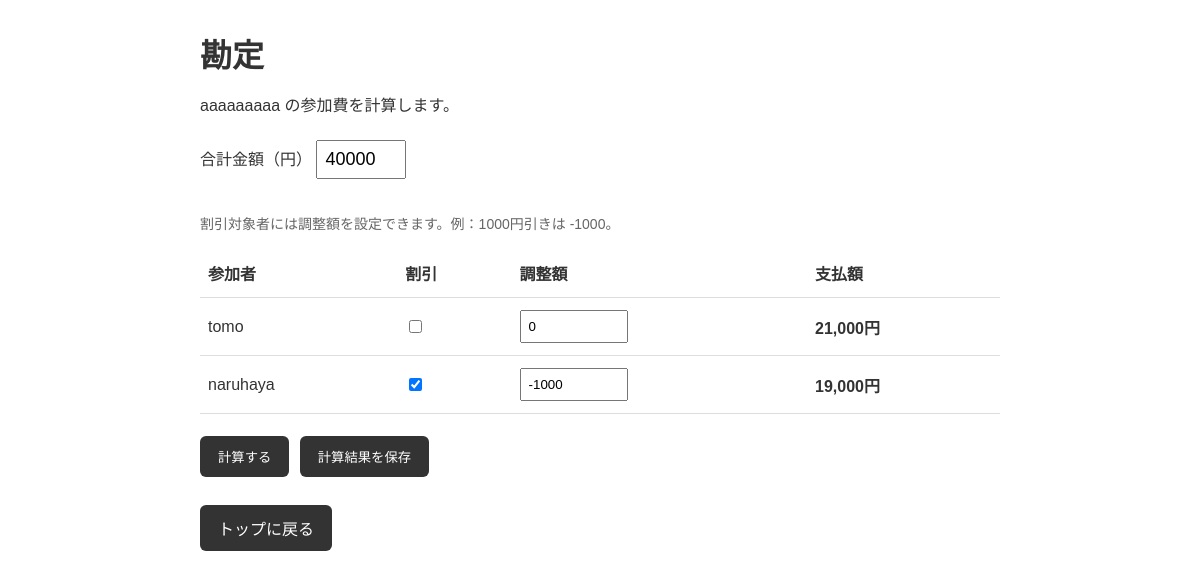
The app's page /event/9/billing (signed in) with its own data.
### tables this page shows
CREATE TABLE events (
    id INTEGER PRIMARY KEY AUTOINCREMENT,

    title TEXT NOT NULL,

    host_user_id INTEGER NOT NULL,

    places TEXT,
    dates TEXT,
    times TEXT,

    is_active BOOLEAN NOT NULL DEFAULT 1,

    created_at DATETIME NOT NULL DEFAULT (datetime('now','localtime')),

    finished_at DATETIME, remind_close_sent INTEGER DEFAULT 0, remind_day_sent INTEGER DEFAULT 0, final_date TEXT,

    FOREIGN KEY(host_user_id)
        REFERENCES users(id)
);

CREATE TABLE billings (
    id INTEGER PRIMARY KEY AUTOINCREMENT,
    event_id INTEGER NOT NULL UNIQUE,
    total_amount INTEGER NOT NULL CHECK(total_amount >= 0),
    created_at TEXT NOT NULL DEFAULT (datetime('now','localtime')),
    updated_at TEXT NOT NULL DEFAULT (datetime('now','localtime')),
    FOREIGN KEY (event_id) REFERENCES events(id)
);

CREATE TABLE users (
    id INTEGER PRIMARY KEY AUTOINCREMENT,
    username TEXT NOT NULL UNIQUE,
    email TEXT NOT NULL UNIQUE,
    password_hash TEXT NOT NULL,
    created_at DATETIME NOT NULL DEFAULT CURRENT_TIMESTAMP
);

CREATE TABLE billing_details (
    id INTEGER PRIMARY KEY AUTOINCREMENT,
    billing_id INTEGER NOT NULL,
    user_id INTEGER NOT NULL,
    base_amount INTEGER NOT NULL CHECK(base_amount >= 0),
    adjustment INTEGER NOT NULL DEFAULT 0,
    final_amount INTEGER NOT NULL CHECK(final_amount >= 0), discount_enabled INTEGER NOT NULL DEFAULT 0,
    FOREIGN KEY (billing_id) REFERENCES billings(id),
    FOREIGN KEY (user_id) REFERENCES users(id),
    UNIQUE (billing_id, user_id)
);

### app.py (the view, shortened to what this page needs)
@app.route("/event/<int:event_id>/billing", methods=["GET", "POST"])
def event_billing(event_id):
    if not login_required():
        return redirect(url_for("login"))
    conn = get_db()
    try:
        event = conn.execute("""
            SELECT events.*, users.username AS host_name
            FROM events
            JOIN users ON users.id = events.host_user_id
            WHERE events.id = ?
        """, (event_id,)).fetchone()
        if event is None:
            return "イベントが見つかりません。", 404
        if session["username"] != event["host_name"]:
            return "主催者のみ利用できます。", 403
        participant_rows = conn.execute("""
            SELECT DISTINCT users.id, users.username
            FROM votes
            JOIN users ON users.id = votes.user_id
            WHERE votes.event_id = ? AND votes.is_join = 1
            ORDER BY users.id
        """, (event_id,)).fetchall()
        participants = [
            {
                "id": p["id"],
                "username": p["username"],
                "discount_enabled": 0,
                "adjustment": -1000,
                "base_amount": 0,
                "final_amount": 0,
            }
            for p in participant_rows
        ]
        billing = conn.execute("""
            SELECT * FROM billings WHERE event_id = ? ORDER BY id DESC LIMIT 1
        """, (event_id,)).fetchone()
        if billing:
            detail_rows = conn.execute("""
                SELECT * FROM billing_details WHERE billing_id = ?
            """, (billing["id"],)).fetchall()
            saved_details = {row["user_id"]: row for row in detail_rows}
            for p in participants:
                saved = saved_details.get(p["id"])
                if saved:
                    p["discount_enabled"] = saved["discount_enabled"]
                    p["adjustment"] = saved["adjustment"]
                    p["base_amount"] = saved["base_amount"]
                    p["final_amount"] = saved["final_amount"]
        total_amount = billing["total_amount"] if billing else 0
        calculated = False
        error = None
        return render_template(
            "billing.html",
            event=event,
            participants=participants,
            total_amount=total_amount,
            calculated=calculated,
            error=error,
        )
    finally:
        conn.close()

### app.py (called while the page is built)
def get_db():
    conn = sqlite3.connect(DB_NAME)
    conn.row_factory = sqlite3.Row
    return conn

def login_required():
    return "username" in session

### templates/billing.html (shortened to what this page needs)
<!DOCTYPE html>
<html lang="ja">
<head>
</head>
<body>
    <h1>勘定</h1>
    <p>{{ event.title }} の参加費を計算します。</p>
    {% if participants %}
    <form method="post">
        <label for="total_amount">合計金額（円）</label>
        <input
            class="total-input"
            type="number"
            id="total_amount"
            name="total_amount"
            min="0"
            step="1"
            value="{{ total_amount }}"
            required
        >
        <p class="note">
            割引対象者には調整額を設定できます。例：1000円引きは -1000。
        </p>
        <table>
            <thead>
                <tr>
                    <th>参加者</th>
                    <th>割引</th>
                    <th>調整額</th>
                    <th>支払額</th>
                </tr>
            </thead>
            <tbody>
                {% for p in participants %}
                <tr>
                    <td>{{ p.username }}</td>
                    <td>
                        <input
                            type="checkbox"
                            name="discount_enabled_{{ p.id }}"
                            value="1"
                            {% if p.discount_enabled %}checked{% endif %}
                        >
                    </td>
                    <td>
                        <input
                            type="number"
                            name="adjustment_{{ p.id }}"
                            value="{{ p.adjustment }}"
                            step="1"
                        >
                    </td>
                    <td class="amount">
                        {% if calculated %}
                            {{ "{:,}".format(p.final_amount) }}円
                        {% else %}
                            {% if p.final_amount is not none %}
                                {{ "{:,}".format(p.final_amount) }}円
                            {% else %}
                                未計算
                            {% endif %}
                        {% endif %}
                    </td>
                </tr>
                {% endfor %}
            </tbody>
        </table>
        <button type="submit" name="action" value="calculate">
            計算する
        </button>
        <button type="submit" name="action" value="save">
            計算結果を保存
        </button>
    </form>
    {% else %}
        <p>参加すると回答したユーザーがいません。</p>
    {% endif %}
    <p>
        <a class="back-link" href="{{ url_for('index') }}">トップに戻る</a>
    </p>
</body>
</html>

### templates/billing.html (style rules this page uses)
body { font-family: sans-serif; max-width: 800px; margin: 30px auto; padding: 0 16px; color: #333; }
h1 { margin-bottom: 8px; }
.total-input { width: 100%; box-sizing: border-box; padding: 12px; font-size: 18px; margin: 8px 0 20px; }
table { width: 100%; border-collapse: collapse; margin: 16px 0; }
th, td { border-bottom: 1px solid #ddd; padding: 12px 8px; text-align: left; }
input[type="number"] { width: 90px; padding: 7px; }
button, .back-link { display: inline-block; padding: 11px 18px; border: none; border-radius: 6px; background: #333; color: white; text-decoration: none; cursor: pointer; margin: 6px 6px 6px 0; }
.note { color: #666; font-size: 14px; }
.amount { font-weight: bold; }

### records on screen
events: title "aaaaaaaaa"
billings: total_amount "40000"
users: username "tomo"
billing_details: final_amount "21,000"
users: username "naruhaya"
billing_details: adjustment "-1000", final_amount "19,000"
